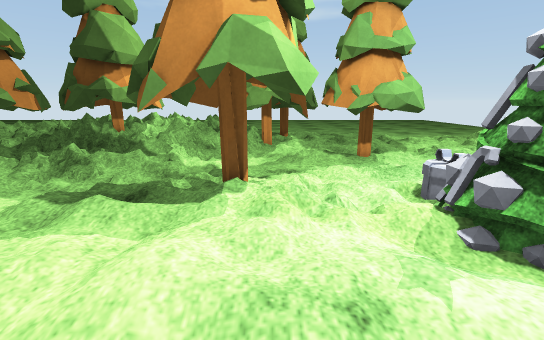
[1] (above)

24 first-person views from a walk through a scene from a Unity 3-D project. The camera is 1.4 m above the floor, tilts 14° down and sees 90° across. The floor is counted in squares, 0.5 m on a side. Each view is taken from the middle of a square. On the plan, view 1 faces up. The plan holds only what a view shows up to about 19 squares ahead; the rest is blank. The place goes on beyond the plan. The player character is not drawn. Surface patterns are stand-ins for the level's own textures.

[2]
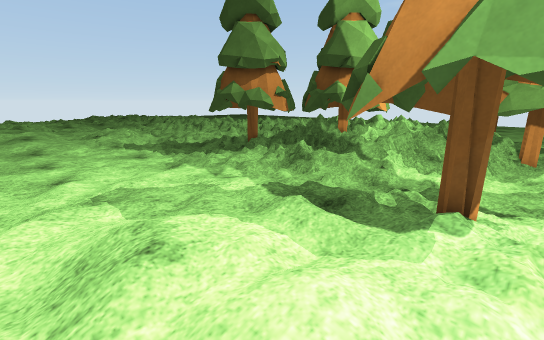

[3]
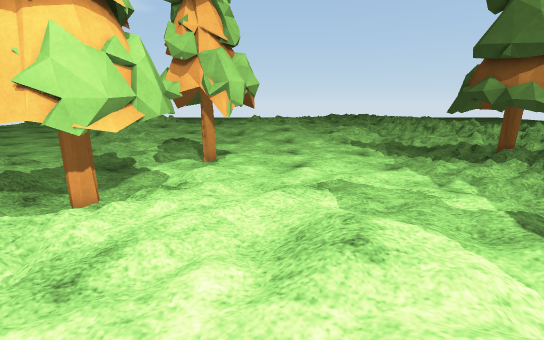

[4]
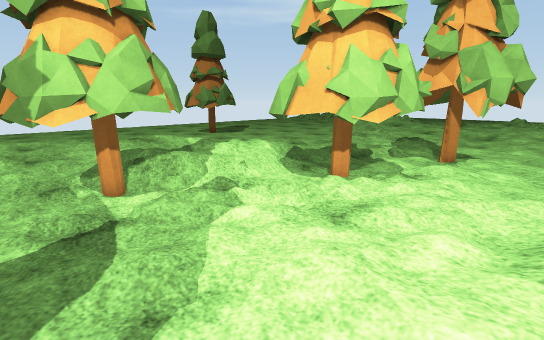

[5]
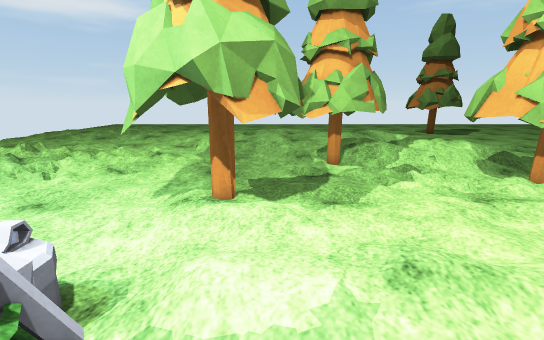

[6]
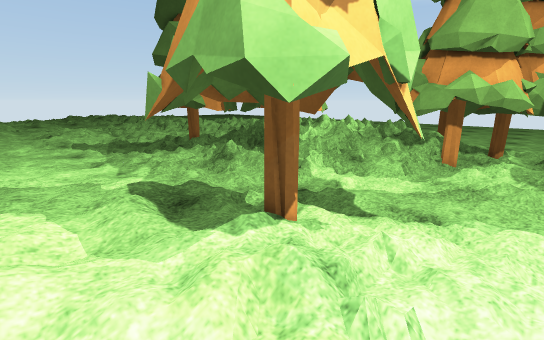

[7]
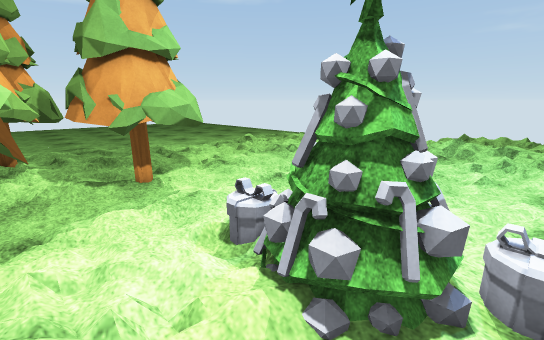

[8]
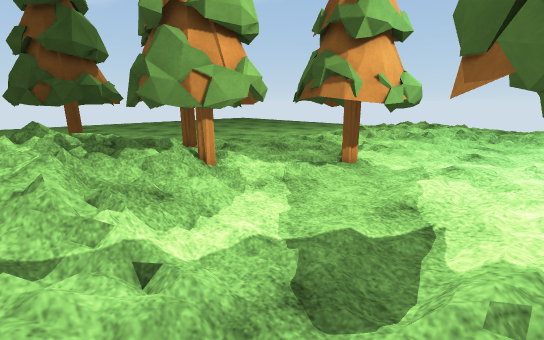

[9]
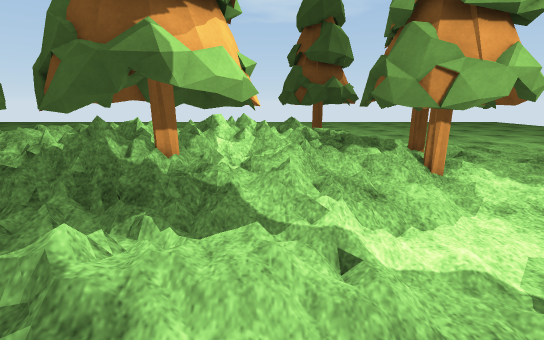

[10]
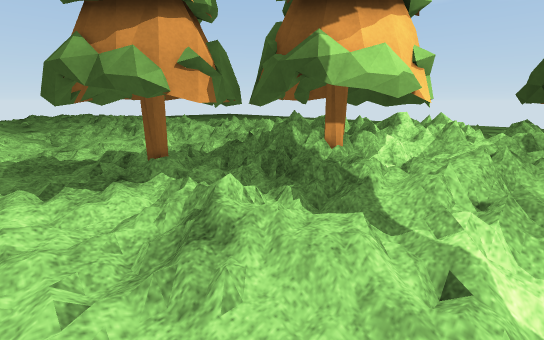

[11]
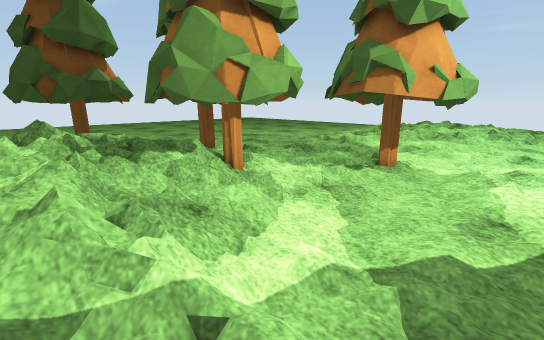

[12]
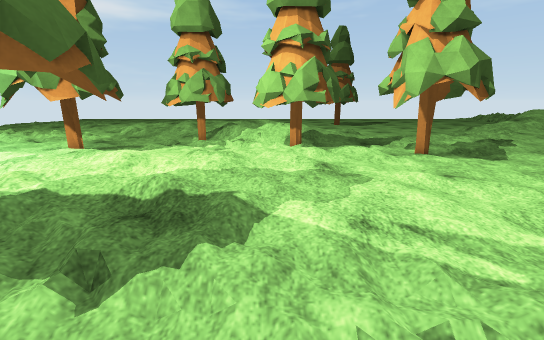

[13]
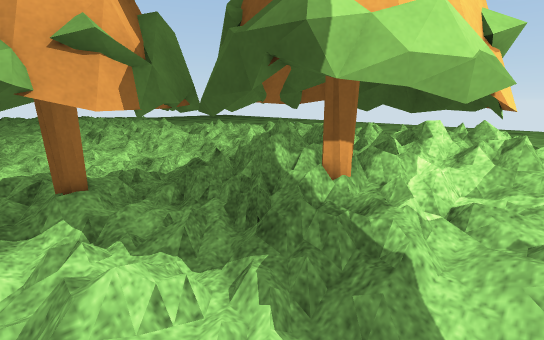

[14]
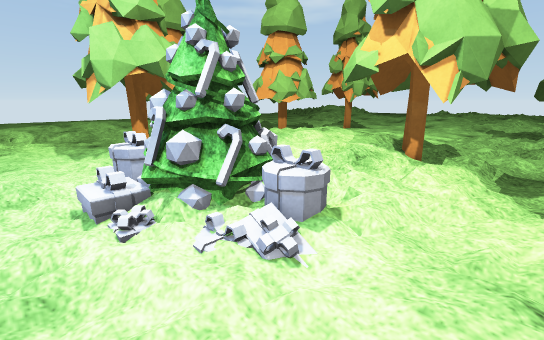

[15]
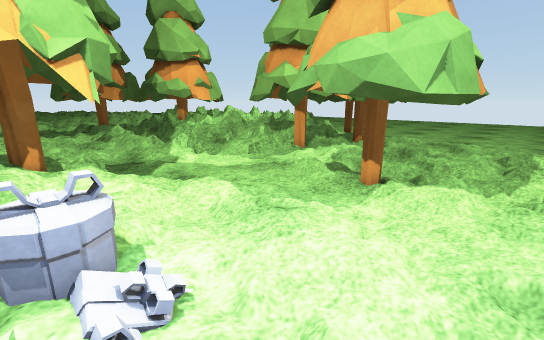

[16]
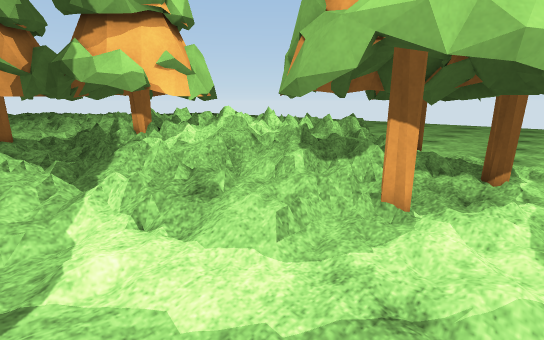

[17]
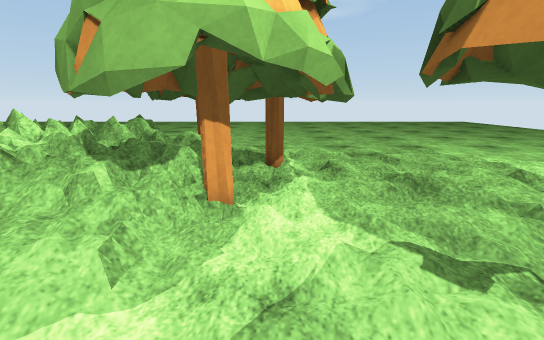

[18]
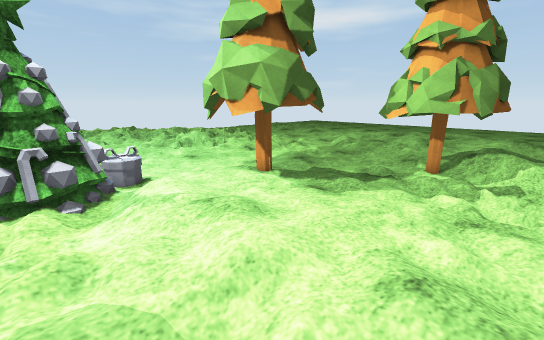

[19]
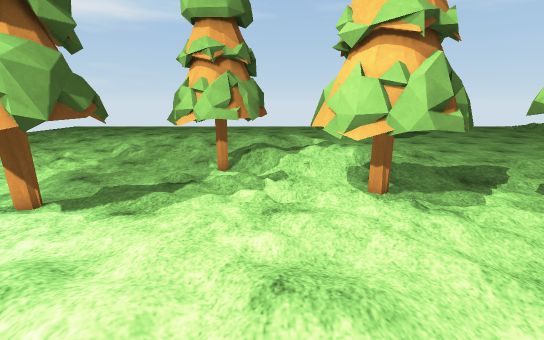

[20]
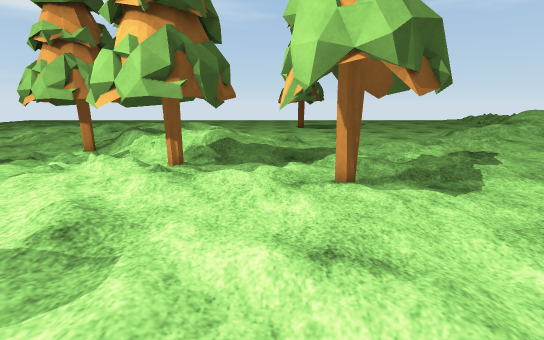

[21]
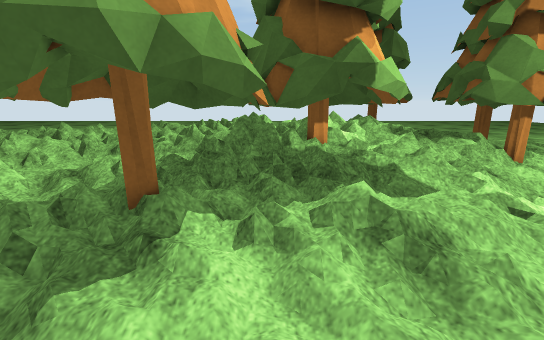

[22]
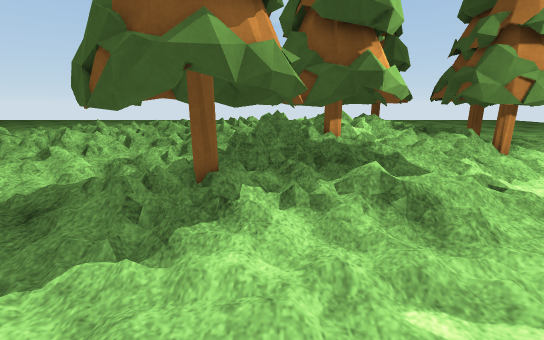

[23]
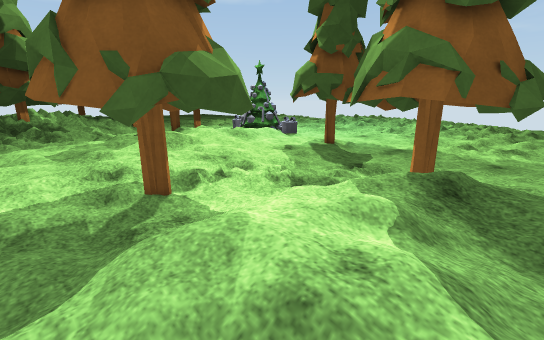

[24]
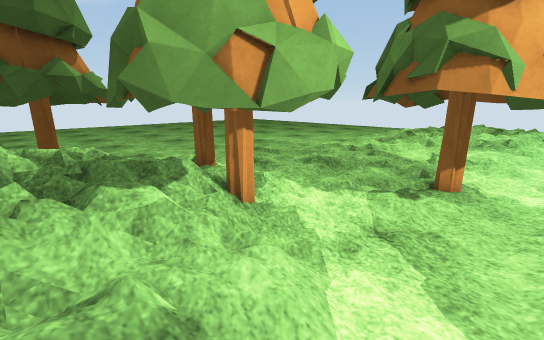

### Floor plan
Key: @ floor where view 1 was taken; # wall or solid block; . main floor; : floor 0.25 m higher than the main floor; + floor 0.5 m higher than the main floor; * floor 0.75 m higher than the main floor; % floor 1 m higher than the main floor; / step, stairs or slope; = window, fence, low wall or low ledge; ^ raised ledge; T pine tree; B ball; O other object.
Columns run from 17 left of view 1 to 10 right of it. Each row starts with its distance up from view 1.
 38                   ..
 37                   ..
 36                 ....
 35                 ....
 34               TT ...
 33            T  .TT...........
 32            T TT.T...........
 31            T    T ... ....
 30   ==       TTTTTT       .
 29   ==     == TTTT.       ..
 28     ==  ^=^^=:+ :     ....:
 27 ==^==  ^^^=^=++ TT  T ......
 26 ======  =^====+TT::.T ....//
 25  =^===  #  **= TT.T.. ..../
 24  *==^=^ =%**++  TTT.TT..../:
 23 ====^=  ****+*TTTTTTTT: /:/:
 22 ==+==**T%%*+++TTTTTT..//.:.:
 21 =====TTTTT%**+TTTT:T...:::.:
 20 ==^=#TTTTT*+++TT...T.TTTT:..
 19  +=^T###=TT+.:TTT.TTTTTTTT//
 18  +:=T###=TT:+::TTT..TT...TT.
 17 #TTTTT+#TT++:://....T..T.TT.
 16 TTTTTTTTT+:+/.......TT...TT.
 15 T++TTT.:::://........TTTTT..
 14 T+T+TT:+/:://........TTTT...
 13 T:::TT://////......../...../
 12 TTTTT./://./........:..:::..
 11 :TTT:///.../..TT.T..:..::...
 10 ../:////.:...TT::TT//:/:...
  9 ../::..:.:/::TT:T:T/::/:::..
  8 .......::::::TT:TTT::.OO::/.
  7 .....::::::+:TTTTTT:/:BBB::.
  6 .....::::::+++TTTTT//BBBBO:.
  5 .....::::::::+++++:::%BBB+/.
  4 ......:::::/++//++++/:BBB//.
  3 ....:.:::::/+++**++++/:OOO..
  2 .....::::::++++++/++++/:O .:
  1 ......::/+::::+++:/::::.::::
  0 TT.T..::::::::::+@:::T::...:
 -1 T..TT:::::::::::::::TT:TT..:
 -2 .T.TT::TTT:::::::::TT::TT:..
 -3 .TT..:TTTTTT::::::.T:TT:T...
 -4 ...T:.TT:.TT//..:::TT:.T....
 -5 T..T.:T.TT:T/.//....T.......
 -6 /.....T...TT.../............
 -7 ......TTTTTT................
 -8  ....:.TTTT....TTT..........
 -9 .....:///::///TTTTTT........
-10 ....::/+++///TT...TT......//
-11 .../::++++/++TT.T..T.......
-12 ...:: /+++/++TTT..TT........
-13   :::  /++:/:/TTTTT ........
-14      : ++/::::+TT   ........

Where each view was taken, in squares from view 1:
view 1: 0 up, 0 right, facing up
view 2: 1 up, 0 right, facing up-left
view 3: 1 up, 0 right, facing left
view 4: 1 up, 2 right, facing down-left
view 5: 6 up, 3 right, facing down
view 6: 4 up, 3 right, facing up-left
view 7: 3 up, 1 right, facing up-right
view 8: 10 up, 7 left, facing up-right
view 9: 10 up, 7 left, facing up
view 10: 10 up, 5 left, facing up-left
view 11: 12 up, 7 left, facing up-right
view 12: 13 up, 7 left, facing down
view 13: 13 up, 7 left, facing up-left
view 14: 12 up, 10 right, facing down-left
view 15: 8 up, 10 right, facing up-left
view 16: 14 up, 2 right, facing up-left
view 17: 14 up, 1 right, facing up
view 18: 6 up, 5 left, facing down-right
view 19: 6 up, 4 left, facing down
view 20: 7 up, 13 left, facing down
view 21: 8 up, 12 left, facing up
view 22: 6 up, 13 left, facing up
view 23: 14 down, 12 left, facing up-right
view 24: 15 up, 5 left, facing up-right
